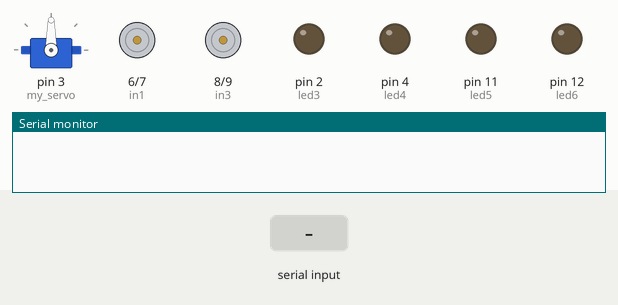
Simulated run of this sketch. Board: Arduino Uno, built with avr-gcc and run on an emulated ATmega328P. On the bench: servo, motor-driver pin pairs drawn as motors (green arrow = first pin HIGH = forward, orange = second pin HIGH = backward, longer = more drive, scaled by the enable pin), output pins drawn as LEDs (lit = HIGH), the last lines printed to the serial monitor. Inputs (shaded band) come from the test bench.

Above: at 1.2 s.
1.3 s: "F" received over Serial
At 1.9 s:
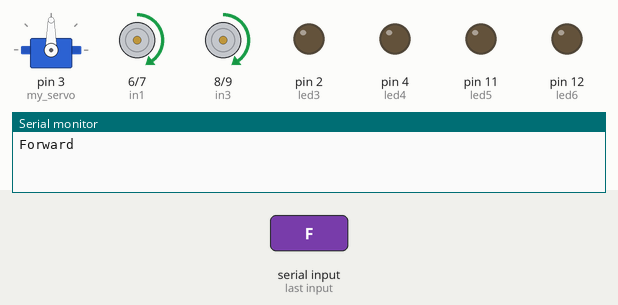
2.8 s: "B" received over Serial
4.3 s: "R" received over Serial
Timing chart, 0 to 7.3 s (numbered marks = the images above; inputs shaded):
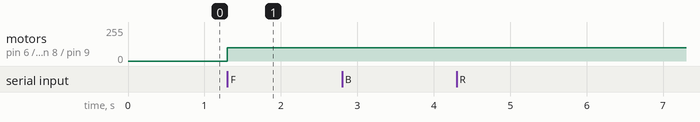

The sketch:

WRO.ino
```cpp
#include <Servo.h>
#define in1 6
#define in2 7
#define in3 8
#define in4 9
#define en1 5
#define en2 10

#define led1 0
#define led2 1
#define led3 2
#define led4 4
#define led5 11
#define led6 12
Servo my_servo;


char cmmd;

void Forward(int S)
{
  digitalWrite(in1, HIGH);
  digitalWrite(in2, LOW);
  analogWrite(en1, S);
  digitalWrite(in3, HIGH);
  digitalWrite(in4, LOW);
  analogWrite(en2, S);
}


void setup() {
  // put your setup code here, to run once:
  pinMode(in1, OUTPUT);
  pinMode(in2, OUTPUT);
  pinMode(in3, OUTPUT);
  pinMode(in4, OUTPUT);
  pinMode(led5, OUTPUT);
  pinMode(led6, OUTPUT);
  Serial.begin(9600);
  pinMode(en1, OUTPUT);
  pinMode(en2, OUTPUT);

  pinMode(led1, OUTPUT);
  pinMode(led2, OUTPUT);
  pinMode(led3, OUTPUT);
  pinMode(led4, OUTPUT);
  my_servo.attach(3);
}

void loop(){
  while (!Serial.available());
  cmmd = Serial.read();


  if(cmmd == 'F'){Forward(100);Serial.print("Forward");}
  if(cmmd == 'B'){Forward(100);Serial.print("Backward");}
  if(cmmd == 'R'){Forward(100);Serial.print("Right");}
  if(cmmd == 'L'){Forward(100);Serial.print("Left");}
  }
```

Measured:
- after the input at 1.3 s, motor on pin 6 (in1) / pin 7 (in2), motor on pin 8 (in3) / pin 9 (in4): stopped → forward 100/255 at once
